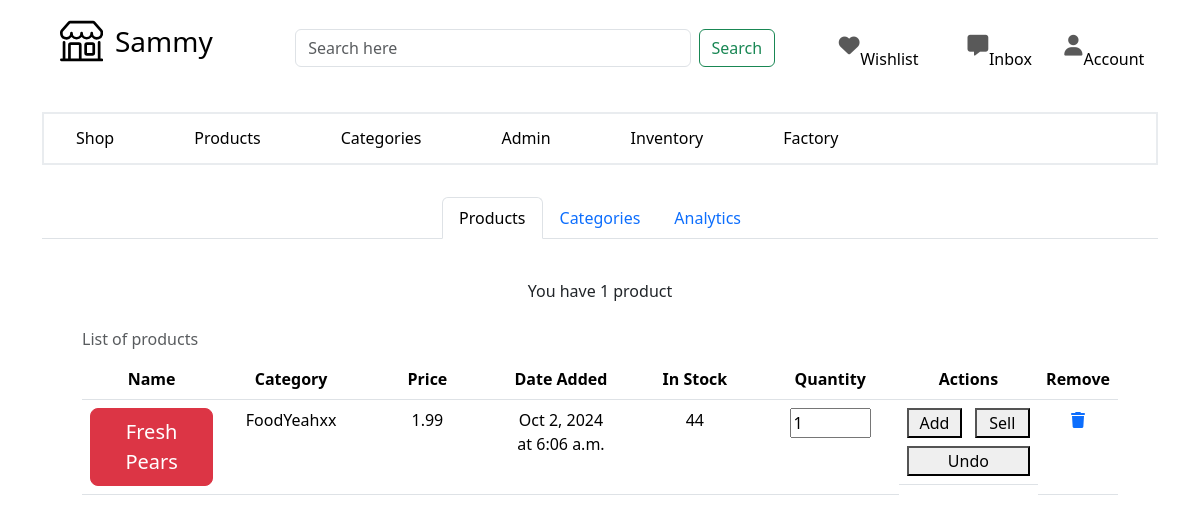
Screenshot of /core/owner/home/inventory/ (signed in) with the database file from the repository.
### shop/models.py (models this page shows, shortened)
class Product(models.Model):
    productId =  ShortUUIDField(unique=True, length=10, max_length=21, prefix="product", alphabet="ABCDEF0123456789")
    name = models.CharField(max_length=255, default="Fresh Pear")
    category = models.ForeignKey(Category, related_name='category_products', on_delete=models.CASCADE)
    image = models.ImageField(upload_to='product_directory_path', blank=True, null=True, default="product.jpg")
    video = models.ForeignKey(ProductVideo, null=True, blank=True, on_delete=models.SET_NULL, related_name="product_on_the_video")
    shop = models.ForeignKey(Shop, related_name='shop_products', on_delete=models.CASCADE)
    description = models.TextField(blank=True, null=True, default="This is the product")
    specifications = models.TextField(blank=True, null=True)
    mfg = models.DateTimeField(auto_now_add=False, null=True, blank=True)
    price = models.DecimalField(max_digits=15, decimal_places=2, default=1.99)
    stock_quantity = models.PositiveIntegerField(default="5")
    created_by = models.ForeignKey(settings.AUTH_USER_MODEL, related_name='user_products', on_delete=models.CASCADE)
    created_at = models.DateTimeField(auto_now_add=True)
    updated_at = models.DateTimeField(auto_now=True)
    tags = TaggableManager(blank=True)
    sku = ShortUUIDField(unique=True, length=4, max_length=10, prefix="sku", alphabet="0123456789")
    class Meta:
        ordering = ('name',)
        unique_together = ('created_by', 'name', 'category')

class Category(models.Model):
    categoryId =  ShortUUIDField(unique=True, length=10, max_length=21, prefix="category", alphabet="ABCDEF0123456789")
    name = models.CharField(max_length=255, default="Food")
    description = models.TextField(blank=False, null=False, default="This is a category")
    image = models.ImageField(upload_to='category_directory_path', blank=True, null=True)
    shop = models.ForeignKey(Shop, related_name='shop_categories', on_delete=models.CASCADE)
    created_at = models.DateTimeField(auto_now_add=True)
    created_by = models.ForeignKey(settings.AUTH_USER_MODEL, on_delete=models.CASCADE, related_name="user_categories")
    class Meta:
        ordering = ('name',)
        verbose_name_plural = 'Categories'
        unique_together = ('created_by', 'name')
    def __str__(self):
        return self.name
    def total_value(self):
        return self.category_products.aggregate(total=Sum('price'))['total'] or 0.00

### core/views.py (the view)
# urls.py: path("owner/home/inventory/", views.inventory, name="inventory"),
def inventory(request):
    user = request.user
    products = Product.objects.filter(created_by=user).order_by("name")
    categories = Category.objects.filter(created_by=user).order_by("name")
    edit_product_form = EditProductForm()
    edit_category_form = EditCategoryForm()
    more_product_image_form = MoreProductImageForm()
    more_product_video_form = MoreProductVideoForm()
    return render(request, "core/owner/inventory.html", {
        'products': products,
        'edit_product_form': edit_product_form,
        'edit_category_form': edit_category_form,
        'categories': categories,
        'more_product_image_form': more_product_image_form,
        'more_product_video_form': more_product_video_form,
    })

### shop/forms.py
class EditProductForm(CreateProductForm):
    pass

class EditCategoryForm(CreateCategoryForm):
    pass

### templates/core/owner/inventory.html (shortened to what this page needs)
{% extends "core/owner/owner-base.html" %}
{% load static %}
{% block content %}
<section class="shop_inventory_intro_section">
    <div class="container">
        <nav>
            <div class="nav nav-tabs inventory-tabs" id="nav-tab" role="tablist">
              <button class="nav-link active" id="nav-products-tab" data-bs-toggle="tab" data-bs-target="#nav-products" type="button" role="tab" aria-controls="nav-products" aria-selected="true">Products</button>
              <button class="nav-link" id="nav-categories-tab" data-bs-toggle="tab" data-bs-target="#nav-categories" type="button" role="tab" aria-controls="nav-categories" aria-selected="false">Categories</button>
              <button class="nav-link" id="nav-analytics-tab" data-bs-toggle="tab" data-bs-target="#nav-analytics" type="button" role="tab" aria-controls="nav-analytics" aria-selected="false">Analytics</button>
            </div>
        </nav>
        <div class="tab-content" id="nav-tabContent">
            <div class="tab-pane fade show active products-tab" id="nav-products" role="tabpanel" aria-labelledby="nav-products-tab" tabindex="0">
                <p class="text-center">You have
                    <span id="product-count" data-initial-count="{{ products.count }}">
                    </span>
                </p>
                <table class="table caption-top">
                    <caption>List of products</caption>
                    <thead>
                        <tr>
                        <th scope="col">Name</th>
                        <th scope="col">Category</th>
                        <th scope="col">Price</th>
                        <th scope="col">Date Added</th>
                        <th scope="col">In Stock</th>
                        <th scope="col">Quantity</th>
                        <th scope="col">Actions</th>
                        <th scope="col">Remove</th>
                        </tr>
                    </thead>
                    <tbody>
                        {% if products %}
                            {% for product in products %}
                                <tr id="product-row-{{ product.productId }}">
                                        <td>
                                            <button type="button" class="btn btn-lg btn-danger"
                                            data-bs-toggle="modal" data-bs-target="#edit-product-form"
                                                data-product-id="{{ product.productId}}"
                                                data-product-name="{{ product.name }}"
                                                data-product-category="{{ product.category }}"
                                                data-product-price="{{ product.price }}"
                                                data-product-tags="{% for tag in product.tags.all %}{{ tag.slug }}{% if not forloop.last %}, {% endif %}{% endfor %}"
                                                data-product-stock-quantity="{{ product.stock_quantity }}"
                                                data-product-description="{{ product.description }}"
                                                data-product-specification="{{ product.specifications }}"
                                                data-product-image="{% if product.image %}{{ product.image.url }}{% else %}null{% endif %}"
                                                data-product-video="{% if product.video %}{{ product.video.video.url }}{% else %}null{% endif %}"
                                                data-product-video-description="{% if product.video %}{{ product.video.description }}{% endif %}"
                                                data-more-product-images='[
                                                    {% for image in product.more_product_images.all %}
                                                        {
                                                            "url": "{% if image.image %}{{ image.image.url }}{% else %}null{% endif %}",
                                                            "mpiId": "{{ image.mpiId }}"
                                                        }{% if not forloop.last %},{% endif %}
                                                    {% endfor %}
                                                ]'
                                                data-more-product-video='[
                                                    {% for video in product.more_product_videos.all %}
                                                        {
                                                            "url": "{% if video.video %}{{ video.video.url }}{% else %}null{% endif %}",
                                                            "moreProductVideoDescription": "{{ video.description }}",
                                                            "mpvId": "{{ video.mpvId }}"
                                                        }{% if not forloop.last %},{% endif %}
                                                    {% endfor %}
                                                ]'
                                                data-transaction-log-id='[
                                                    {% for transaction_log in product.product_transaction_logs.all %}
                                                        "{{ transaction_log.transactionLogId }}"{% if not forloop.last %},{% endif %}
                                                    {% endfor %}
                                                ]'
                                                data-action='[
                                                    {% for transaction_log in product.product_transaction_logs.all %}
                                                        "{{ transaction_log.action }}"{% if not forloop.last %},{% endif %}
                                                    {% endfor %}
                                                ]'
                                                data-quantity='[
                                                    {% for transaction_log in product.product_transaction_logs.all %}
                                                        {{ transaction_log.quantity }}{% if not forloop.last %},{% endif %}
                                                    {% endfor %}
                                                ]'
                                                data-timestamp='[
                                                    {% for transaction_log in product.product_transaction_logs.all %}
                                                        "{{ transaction_log.timestamp|date:"M j, Y" }} at {{ transaction_log.timestamp|date:"g:i a" }}"{% if not forloop.last %},{% endif %}
                                                    {% endfor %}
                                                ]'>
                                        {{ product.name }}
                                            </button>
                                        </td>
                                        <td>{{ product.category.name }}</td>
                                        <td>{{ product.price }}</td>
                                        <td>
                                            {{ product.created_at|date:"M j, Y" }}<br>
                                            at {{ product.created_at|date:"g:i a" }}
                                        </td>
                                        <td id="stock-{{ product.productId }}">{{ product.stock_quantity}}</td>
                                        <td class="quantity">
                                            <input type="number" min="1" value="1" id="quantity-{{ product.productId }}" name="quantity" oninput="validity.valid||(value='');"/>
                                        </td>
                                        <td class="btns">
                                            <div class="add-and-sell">
                                                <button class="add-stock" data-product-id="{{ product.productId }}">Add</button>
                                                <button class="sell-stock" data-product-id="{{ product.productId }}">Sell</button>
                                            </div>
                                            <div class="undo">
                                                <button class="undo-stock" data-product-id="{{ product.productId }}">Undo</button>
                                            </div>
                                        </td>
                                        <td>
                                            <a href="#" class="remove-product" data-product-id="{{ product.productId }}">
                                                <i class="fa-solid fa-trash"></i>
                                            </a>
                                        </td>
                                </tr>
                            {% endfor %}
                        {% else %}
                            <tr>
                                <td colspan="8" class="text-center">No products available.</td>
                            </tr>
                        {% endif %}
                    </tbody>
                </table>
            </div>
            </div>
    </div>
</section>
{% endblock %}

### rows the page displays
Product: name "Fresh Pears", category.name "FoodYeahxx", price "1.99", created_at "Oct 2, 2024", created_at "6:06 a.m.", stock_quantity "44"
